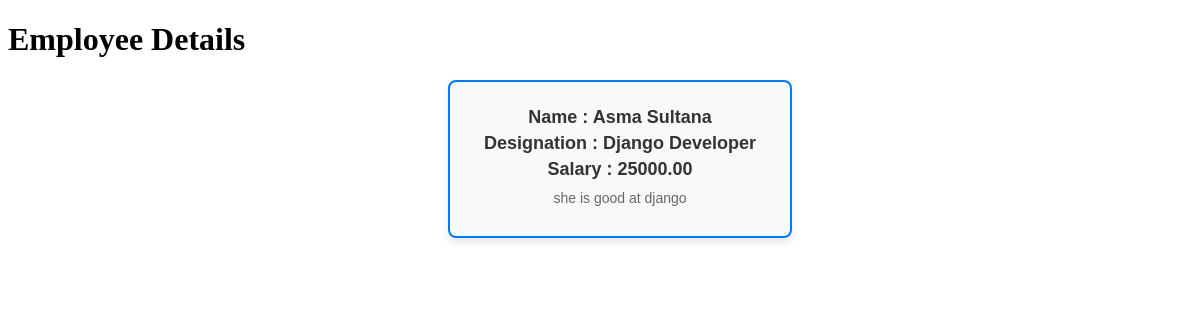
/employee/details/12, run on the app's committed database.
### Employee/models.py (models this page shows, shortened)
class Employee(models.Model):
    Employee_Id  = models.PositiveIntegerField(default=1)
    name = models.CharField(max_length=20)
    address = models.TextField(max_length=50)
    phone_number = models.CharField(max_length=15)
    salary = models.DecimalField(max_digits=8,decimal_places=2)
    designation = models.CharField(max_length=50)
    description = models.TextField(max_length=200)

### Employee/views.py (the view)
# urls.py: path('details/<int:pk>',views.display_employee_details,name='employee_data'),
def display_employee_details(request,pk):
    employee_data = Employee.objects.get(pk=pk)
    return render(request,'employee_details.html',{'employee_data':employee_data})

### Employee/templates/employee_details.html (shortened to what this page needs)
<!DOCTYPE html>
<html lang="en">
<head>
        <link rel="stylesheet" href="https://matcha.mizu.sh/matcha.css">
</head>
<body>
    <h1>Employee Details</h1>
    <ul>
    <div class="employee-card">
        <h5>Name : {{ employee_data.name }}</h5>
        <h5>Designation : {{ employee_data.designation }}</h5>
        <h5>Salary : {{ employee_data.salary }}</h5>
        <p>{{ employee_data.description }}</p>
    </div>
    </ul>
</body>
</html>

### Employee/templates/employee_details.html (style rules this page uses)
.employee-card { border: 2px solid #007BFF; border-radius: 8px; padding: 20px; width: 300px; background-color: #f8f9fa; margin: 20px auto; box-shadow: 0 4px 8px rgba(0, 0, 0, 0.1); text-align: center; font-family: Arial, sans-serif; }
.employee-card h5 { font-size: 18px; color: #333; margin: 5px 0; }
.employee-card p { font-size: 14px; color: #666; margin: 10px 0; }

### data on the page
Employee: name "Asma Sultana", designation "Django Developer", salary "25000.00", description "she is good at django"
